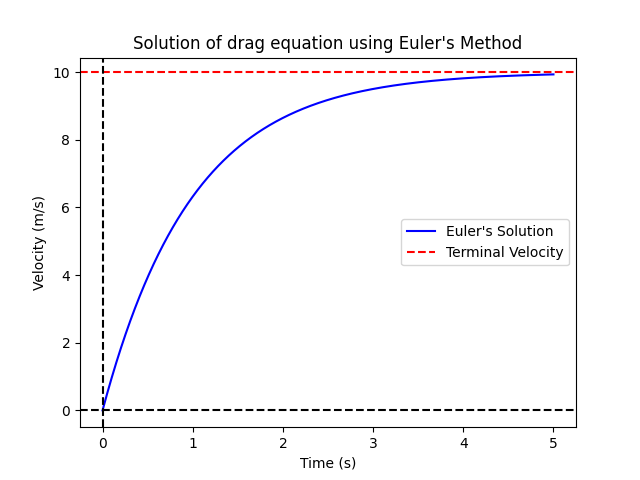

Here is the Python script that generated this plot:
#Question 2
#Solution of drag equation by Euler's Method

import numpy as np
import matplotlib.pyplot as plt

def fun(t,v):
    return 10-1.0*v                    #dv/dt=a-bv
    
t0=eval(input('Enter initial time : '))
v0=eval(input('Enter initial velocity : '))
tn=eval(input('Enter final time : '))

h=0.0001                                   
def euler(fun,t0,v0,tn,h):
    T=np.arange(t0,tn+h,h)  
    V=np.zeros(len(T))  
    V[0]=v0
    for i in range(len(T)-1):
        t,v=T[i],V[i]
        V[i+1]=v+h*fun(t,v)  
    return T,V
    
t_values,v_values=euler(fun,t0,v0,tn,h)
plt.plot(t_values,v_values,'b-',label="Euler's Solution")
plt.axhline(10,color='r',linestyle='--',label='Terminal Velocity')
plt.axhline(0,color='black',linestyle='--')
plt.axvline(0,color='black',linestyle='--')
plt.title("Solution of drag equation using Euler's Method")
plt.xlabel('Time (s)')
plt.ylabel('Velocity (m/s)')
plt.legend()
plt.savefig('/home/[user]/Documents/GitHub/Computational-Physics-PG/Assignments/Assignment Lab 08/Python Files/Q2.png')
plt.show()
